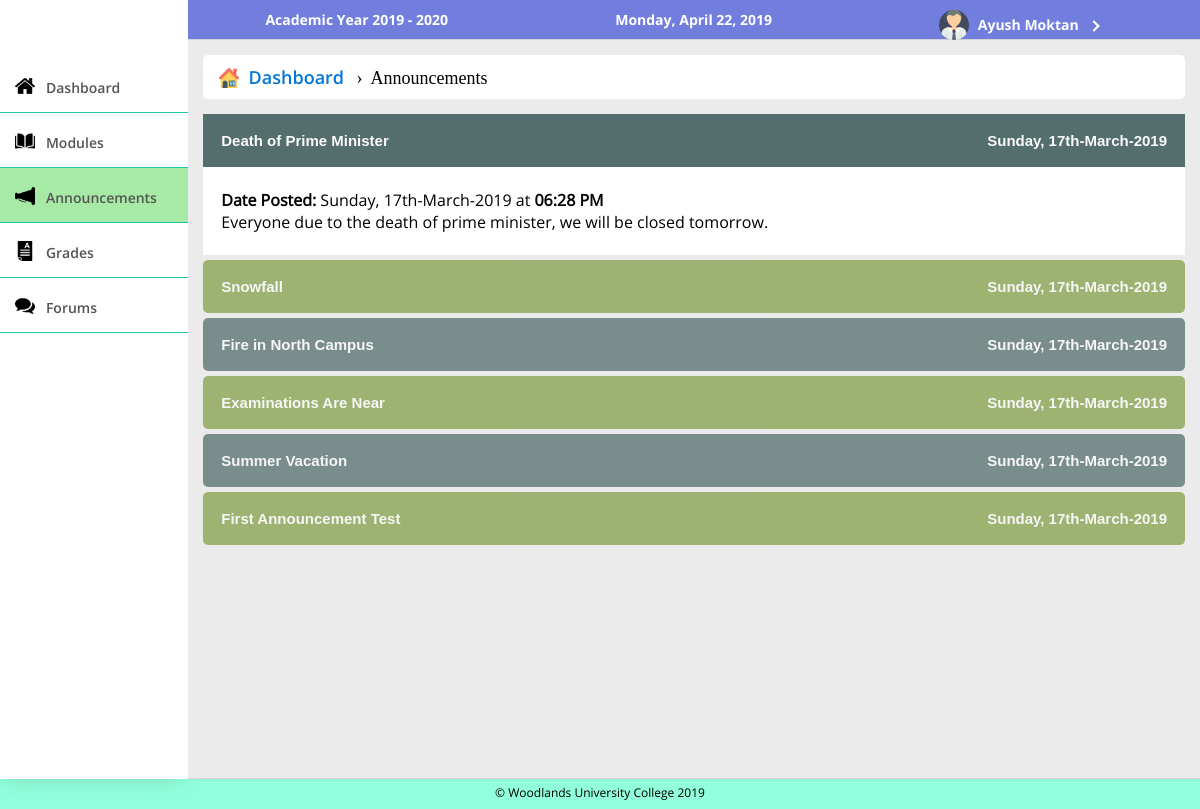
The app's page /public/StudentAnnouncements (signed in) with its own data.
### tables this page shows
CREATE TABLE `announcements` (
  `anid` int(11) NOT NULL,
  `antitle` varchar(200) NOT NULL,
  `andescription` text NOT NULL,
  `andate` datetime NOT NULL DEFAULT CURRENT_TIMESTAMP,
  `anstatus` enum('Y','N') NOT NULL
);

### app/functions/functions.php (called while the page is built, shortened)
<?php
function loadTemplate($fileName, $templateVars) {
  extract($templateVars);
  require $fileName;
  $contents = ob_get_clean();
  return $contents;
}
?>

### app/controllers/StudentAnnouncements.php (called while the page is built, shortened)
<?php
  class StudentAnnouncements extends Controller{
    public function index($var = ""){
      $announcementClass = new DatabaseTable('announcements');
      $announcements = $announcementClass->findLimitReverse('anid', 10);
      $selected = $announcementClass->find('anid', $var);
      $selected = $selected->fetch();
      $template = '../app/views/students/viewAnnouncements.php';
      $content = loadTemplate($template, ['announcements'=>$announcements, 'selected'=>$selected]);
      $selected='Announcements';
      require_once "../app/controllers/studentLoadView.php";
    }
  }
?>

### app/core/App.php (called while the page is built, shortened)
<?php
class App{
    protected $method = 'index';
    public function __construct(){
      $url = $this->parseUrl();
      if (file_exists('../app/controllers/' . $url[0] . '.php')) {
          unset($url[0]);
      }
      $this->controller = new $this->controller;
      $this->param = $url ? array_values($url) : [];
      call_user_func_array([$this->controller,$this->method],$this->param);
    }
    public function parseUrl(){
      if (isset($_GET['url'])) {
          return $url = explode('/', filter_var(rtrim($_GET['url'], '/'), FILTER_SANITIZE_URL));
      }
    }
}

### public/index.php (called while the page is built, shortened)
<?php
  require_once '../app/pdoconnect/pdoconnect.php';
  require_once '../app/models/databasetable.php';
  require_once '../app/functions/functions.php';
  $app = new App;
?>

### app/models/databasetable.php (called while the page is built, shortened)
<?php
class DatabaseTable{
	public $table;
	function __construct($table){
		$this->table = $table;
	}
	function find($field, $value) {
	    global $pdo;
	    $stmt = $pdo->prepare('SELECT * FROM '.$this->table.' WHERE '.$field.'=:value');
	    $criteria = [
	            'value' => $value
	    ];
	    $stmt->execute($criteria);
	    return $stmt;
	}
	function findLimitReverse($field, $limit) {
	    global $pdo;
	    $stmt = $pdo->prepare('SELECT * FROM ' . $this->table . ' ORDER BY '.$field . ' DESC
				LIMIT '.$limit);
	    $stmt->execute();
	    return $stmt;
	}
}

### app/controllers/studentLoadView.php (called while the page is built, shortened)
<?php
$template = '../app/views/students/studentNavigation.php';
$navigation = loadTemplate($template, ['selected'=>$selected]);
$template = '../app/templates/UserTemplate.php';
$contents = [
  'title'=>$title,
  'navigation'=>$navigation,
  'content'=>$content,
  'role'=>'Student'
];
$content = loadTemplate($template, $contents);
?>

### app/views/students/viewAnnouncements.php (the view, shortened to what this page needs)
<ul class="breadcrumb">
	<li><a href="/GroupProject/public/ModuleLeaderHome">
		<img src = "/GroupProject/public/resources/images/house.png">&nbsp; Dashboard</a>
	</li>
	<li>Announcements</li>
</ul>
<?php
$count = 0;
while($announcement = $announcements->fetch()){
	$count++;
	if($selected['anid']==$announcement['anid']){
		$flag = true;
	}
	else if($selected == "" && $count == 1){
		$flag = true;
	}
	else{
		$flag = false;
	}
	?>
	<button class="collapsible <?php if($flag) echo 'active';?>" <?php if($count%2==0) echo 'style = "background: OliveDrab;"'?>>
		<?php echo '<b>'.$announcement['antitle'].'</b>';?>
		<b class = "announcementDate" style = "float: right;"><?php echo date("l\, jS-F-Y", strtotime($announcement['andate']));?></b>
	</button>
	<div class="collapsedcontent" <?php if($flag) echo 'style = "max-height: 1000px;""';?>>
		<p><br>
			<b>Date Posted: </b><?php echo date("l\, jS-F-Y", strtotime($announcement['andate']));?>  at
			<b><?php echo date("h:i A", strtotime($announcement['andate']));?></b>
			<?php
			echo '<br>'.$announcement['andescription'].'<br><br>';
			?>
		</p>
	</div>
	<?php
}
?>

### app/views/students/studentNavigation.php
<li>
	<a href = "/GroupProject/public/StudentHome">
		<div style="width: 100%; height: 100%;" <?php if($selected=="Dashboard") echo 'class = "dashboard"';?>>
			<img src = "/GroupProject/public/resources/images/dashboardicon.png">
			<span class = "navText">&nbsp; Dashboard</span>
		</div>
	</a>
</li>
<li>
	<a href = "/GroupProject/public/StudentModules">
		<div style="width: 100%; height: 100%;" <?php if($selected=="Modules") echo 'class = "selected"';?>>
			<img src = "/GroupProject/public/resources/images/module.png">
			<span class = "navText">&nbsp; Modules</span>
		</div>
	</a>
</li>
<li>
	<a href = "/GroupProject/public/StudentAnnouncements">
		<div style="width: 100%; height: 100%;" <?php if($selected=="Announcements") echo 'class = "selected"';?>>
			<img src = "/GroupProject/public/resources/images/addannouncement.png">
			<span class = "navText">&nbsp; Announcements</span>
		</div>
	</a>
</li>
<li>
	<a href = "/GroupProject/public/StudentGrades">
		<div style="width: 100%; height: 100%;" <?php if($selected=="Grades") echo 'class = "selected"';?>>
			<img src = "/GroupProject/public/resources/images/gradeicon.png">
			<span class = "navText">&nbsp; Grades</span>
		</div>
	</a>
</li>
<li>
	<a href = "/GroupProject/public/StudentForums">
		<div style="width: 100%; height: 100%;" <?php if($selected=="Forums") echo 'class = "selected"';?>>
			<img src = "/GroupProject/public/resources/images/forumicon.png">
			<span class = "navText">&nbsp; Forums</span>
		</div>
	</a>
</li>

### app/templates/UserTemplate.php (shortened to what this page needs)
<!DOCTYPE html>
<html>
<head>
	<link rel="stylesheet" href="/GroupProject/public/css/userStyle.css"/>
</head>
<body>
	<main>
	  <nav>
			<div class="logosection">
			</div>
			<ul>
	    <?php echo $navigation;?>
		</ul>
	  </nav>
		<section>
			<header>
				<div id = "headerLeft">
					<h4 style=" color: white; width: 70%; margin: auto;">
						Academic Year <?php echo date("Y").' - '.(date("Y")+1);?>
					</h4>
				</div>
				<div id = "headerMiddle">
					<h3 style="text-align: center;"><?php echo date("l, F j, Y"); ?></h3>
				</div>
				<div id = "headerRight">
						<div id = "dropdown">
							<h5>
								<img src = "/GroupProject/public/resources/images/avatar.svg" alt = "">
								<?php if(isset($_SESSION['loggedin'])) echo $_SESSION['loggedin']['fname'].' '.$_SESSION['loggedin']['lname']; ?> &nbsp;
								<i id = "arrow" class="downArrow rightArrow"></i>
							</h5>
				</div>
			</header>
			<div class = "contentArea">
		    <?php echo $content;?>
			</div>
		</section>
	</main>
	<footer>
		&copy; Woodlands University College <?php echo date("Y");?>
	</footer>
</body>
</html>

### app/views/index.php
<?php
  echo $contents;
?>

### public/css/userStyle.css (style rules this page uses)
p { font-family: opensansregular; }
h3 { font-family: opensansbold }
h4 { font-family: opensansbold }
h5 { font-family: opensansbold }
a { color: white; text-decoration: none;font-family: opensanssemibold; }
* { margin: 0; padding: 0; }
body { overflow-x: hidden; }
main { display: flex; flex-direction: row; width: 100%; min-height: 97vh; }
nav { width: 16%; background: #fff; color: #000; box-shadow: 0 4px 21px -5px rgba(0,0,0,0.16); }
nav ul { list-style: none; margin-top: 3px; font-size: calc(0.9vw + 7px); }
nav ul li { background: #fff; transition: background .2s, padding-left .3s; border-bottom: 1px solid #1DC5A3; }
nav ul li div { padding: 15px; }
nav ul li div img { transform: translateY(3px); width: 20px; filter:brightness(0) grayscale(200%); }
nav ul li:nth-child(odd) { background: #fff; }
.navText { transition: .3s; }
nav .selected { background: #a6eaa5; }
nav ul li a { color: rgb(85, 84, 84); text-decoration: none; font-size: 14px; }
section { border-bottom: 1px solid lightgray; width: 86%; }
.logosection { width: 100%; margin:20px 45px; }
header { display: flex; flex-direction: row; width: 100%; border-bottom: 1px solid lightgray; background: #717ede; }
#headerLeft { padding: 1%; width: 31.3%; background: #717ede; color: black; text-align: center; }
#headerLeft h4 { font-size: 14px; }
#headerMiddle { padding: 1%; width: 31.3%; background: #717ede; color: black; text-align: right; }
#headerMiddle h3 { font-size: 14px; color:#fff; }
#headerRight { width: 31.4%; background: #717ede; color: black; text-align: center; user-select: none; }
.downArrow { border: solid #fff; border-width: 0 2px 2px 0; display: inline-block; padding: 3px; transition: transform .2s; transform: rotate(45deg) translateY(-3px); -webkit-transform: rotate(45deg) translateY(-3px); }
.rightArrow { transform: rotate(-45deg); -webkit-transform: rotate(-45deg); }
#dropdown { display: inline-block; position: relative; height: 100%; padding-left: 10px; padding-right: 15px; transition: background .1s; }
#dropdown h5 { font-size: 14px; color:#fff; }
#headerRight img { width: 30px; margin-top: 10px; margin-bottom: -10px; margin-right: 5px; }
.contentArea { background: rgb(235, 235, 235); padding: 15px; min-height: 88.5vh; }
footer { text-align: center; height: 25px; padding-top:5px; background: #92ffdc; color: #000; width: 100%; font-family: opensansregular; font-size: 12px; }
ul.breadcrumb { padding: 10px 16px; list-style: none; background-color: #fff; margin: 15px; border-radius: 5px; margin-left: 0px; margin-top: 0px; width: calc(100% - 32px); }
ul.breadcrumb li { display: inline; font-size: 18px; }
ul.breadcrumb li img { width: 20px; margin-bottom: -4px; }
ul.breadcrumb li+li:before { padding: 8px; color: black; content: "\203A"; }
ul.breadcrumb li a { color: #0275d8; text-decoration: none; }
.collapsible { background-color: white; color: white; cursor: pointer; user-select: none; padding: 18px; width: 100%; border: none; text-align: left; outline: none; font-size: 15px; opacity: 0.6; border-radius: 5px; transition: 0.1s ease-out; background: darkslategray; }
.active, .collapsible:hover { opacity: 0.8; border-radius: 0px; border-top-left-radius: : 5px; border-top-right-radius: : 5px; }
.collapsedcontent { padding: 0 18px; max-height: 0; margin-bottom: 5px; overflow: hidden; background-color: white; transition: max-height 0.1s ease-out; }

### records on screen
announcements: antitle "Death of Prime Minister", andate "Sunday, 17th-March-2019", andate "06:28 PM", andescription "Everyone due to the death of prime minister, we will be closed tomorrow."
announcements: antitle "Snowfall", andate "Sunday, 17th-March-2019"
announcements: antitle "Fire in North Campus", andate "Sunday, 17th-March-2019"
announcements: antitle "Examinations Are Near", andate "Sunday, 17th-March-2019"
announcements: antitle "Summer Vacation", andate "Sunday, 17th-March-2019"
announcements: antitle "First Announcement Test", andate "Sunday, 17th-March-2019"

### other values on screen
$_SESSION['loggedin']['fname'] "Ayush"
$_SESSION['loggedin']['lname'] "Moktan"
